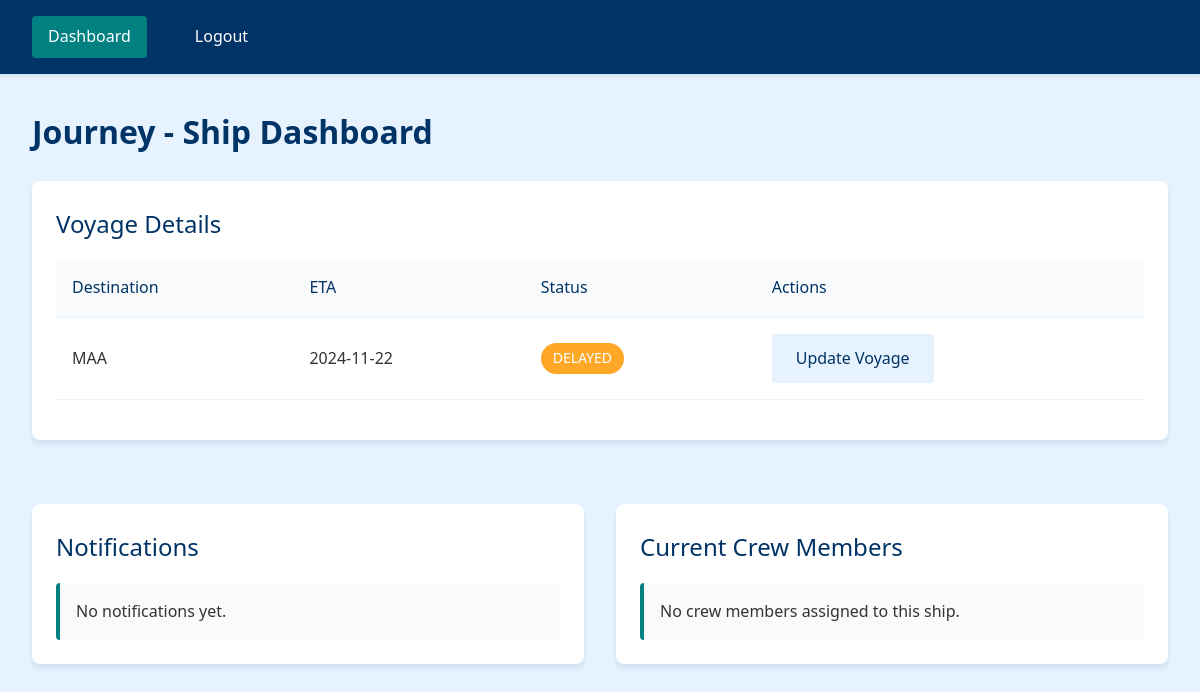
Screenshot of /ship_dashboard (signed in) with the database file from the repository.
### tables this page shows
CREATE TABLE ships (
            id INTEGER PRIMARY KEY AUTOINCREMENT,
            name TEXT NOT NULL,
            owner_id INTEGER,               -- Foreign key linking to owners table
            age INTEGER,
            tonnage REAL,
            type TEXT,
            length REAL,
            cabins REAL,
            password TEXT,
            FOREIGN KEY (owner_id) REFERENCES owners (id)
        );

CREATE TABLE voyages (
            id INTEGER PRIMARY KEY AUTOINCREMENT,
            ship_id INTEGER,
            destination TEXT NOT NULL,
            eta TEXT NOT NULL,
            status TEXT NOT NULL,
            FOREIGN KEY (ship_id) REFERENCES ships (id)
        );

### app.py (the view)
@app.route('/ship_dashboard')
def ship_dashboard():
    username = session.get('username')
    if not username:
        return redirect('/login')
    conn = get_db_connection()
    cursor = conn.cursor()
    cursor.execute('''
        SELECT ships.id, ships.name FROM ships
        JOIN users ON ships.name = users.username
        WHERE users.username = ?
    ''', (username,))
    ship = cursor.fetchone()
    if not ship:
        flash('Ship not found.')
        conn.close()
        return redirect('/login')
    ship_id = ship['id']
    cursor.execute('''
        SELECT destination, eta, status FROM voyages
        WHERE ship_id = ?
        ORDER BY eta DESC
        LIMIT 1
    ''', (ship_id,))
    voyage = cursor.fetchone()
    cursor.execute('''
        SELECT crew_members.name, crew_members.rank, crew_members.status
        FROM crew_members
        WHERE crew_members.ship_id = ?
    ''', (ship_id,))
    crew_members = cursor.fetchall()
    cursor.execute('''
        SELECT message, timestamp FROM notifications
        WHERE ship_id = ?
        ORDER BY timestamp DESC
    ''', (ship_id,))
    notifications = cursor.fetchall()
    ship_details = {
        'name': ship['name'],
        'voyage_destination': voyage['destination'] if voyage else 'No Voyage',
        'voyage_eta': voyage['eta'] if voyage else 'N/A',
        'voyage_status': voyage['status'] if voyage else 'N/A',
        'crew_members': crew_members,  # Add crew members to ship details
        'notifications': notifications  # Add notifications to ship details
    }
    conn.close()
    return render_template('ship_dashboard.html', ship=ship_details)

### app.py (called while the page is built)
def get_db_connection():
    conn = sqlite3.connect('database.db')
    conn.row_factory = sqlite3.Row  # To access columns by name
    return conn

### templates/ship_dashboard.html (shortened to what this page needs)
<!DOCTYPE html>
<html lang="en">
<head>
    <link rel="stylesheet" href="../static/css/styles.css">
</head>
<body>
    <nav class="main-nav">
        <div class="nav-container">
            <div class="nav-links">
                <a href="/ship_dashboard" class="nav-link active">Dashboard</a>
                <a href="/login" class="nav-link">Logout</a>
            </div>
        </div>
    </nav>
    <div class="dashboard-container">
        <header class="dashboard-header">
            <h1 class="page-title">{{ ship.name }} - Ship Dashboard</h1>
        </header>
        <div class="dashboard-content">
            <section class="voyage-section card">
                <h2 class="section-title">Voyage Details</h2>
                <div class="table-responsive">
                    <table class="data-table">
                        <thead>
                            <tr>
                                <th>Destination</th>
                                <th>ETA</th>
                                <th>Status</th>
                                <th>Actions</th>
                            </tr>
                        </thead>
                        <tbody>
                            <tr>
                                <td>{{ ship.voyage_destination }}</td>
                                <td>{{ ship.voyage_eta }}</td>
                                <td><span class="status-badge status-{{ ship.voyage_status.lower() }}">{{ ship.voyage_status }}</span></td>
                                <td><a href="/update_voyage" class="btn btn-secondary">Update Voyage</a></td>
                            </tr>
                        </tbody>
                    </table>
                </div>
            </section>
            <div class="dashboard-grid">
                <section class="notifications-section card">
                    <h3 class="section-title">Notifications</h3>
                    <div class="notification-list">
                        {% if notifications %}
                            {% for notification in notifications %}
                                <div class="notification-item">
                                    <div class="notification-content">{{ notification.message }}</div>
                                    <div class="notification-time">{{ notification.timestamp }}</div>
                                </div>
                            {% else %}
                                <div class="notification-item empty">No new notifications.</div>
                            {% endfor %}
                        {% else %}
                            <div class="notification-item empty">No notifications yet.</div>
                        {% endif %}
                    </div>
                </section>
                <section class="crew-section card">
                    <h3 class="section-title">Current Crew Members</h3>
                    <div class="crew-list">
                        {% for crew in ship.crew_members %}
                            <div class="crew-card">
                                <div class="crew-info">
                                    <div class="crew-name">{{ crew.name }}</div>
                                    <div class="crew-rank">{{ crew.rank }}</div>
                                    <span class="status-badge status-{{ crew.status.lower() }}">{{ crew.status }}</span>
                                </div>
                            </div>
                        {% else %}
                            <div class="crew-card empty">
                                <p>No crew members assigned to this ship.</p>
                            </div>
                        {% endfor %}
                    </div>
                </section>
            </div>
        </div>
    </div>
</body>
</html>

### static/css/styles.css (style rules this page uses)
* { margin: 0; padding: 0; box-sizing: border-box; }
body { font-family: 'Segoe UI', system-ui, -apple-system, sans-serif; line-height: 1.6; background-color: #E6F3FF; color: #333; min-height: 100vh; }
.main-nav { background-color: #003366; padding: 1rem 0; box-shadow: 0 2px 4px rgba(0, 0, 0, 0.1); }
.nav-container { max-width: 1200px; margin: 0 auto; padding: 0 2rem; }
.nav-links { display: flex; gap: 2rem; }
.nav-link { color: #FFFFFF; text-decoration: none; padding: 0.5rem 1rem; border-radius: 4px; transition: background-color 0.3s ease; }
.nav-link.active { background-color: #008080; }
.container, .dashboard-container { max-width: 1200px; margin: 0 auto; padding: 2rem; min-height: calc(100vh - 64px); }
.dashboard-content { display: flex; flex-direction: column; gap: 2rem; }
.dashboard-grid, .message-grid, .ships-grid { display: grid; grid-template-columns: repeat(auto-fit, minmax(300px, 1fr)); gap: 2rem; margin-top: 2rem; }
.card { background: #FFFFFF; border-radius: 8px; box-shadow: 0 4px 6px rgba(0, 51, 102, 0.1); padding: 1.5rem; transition: transform 0.3s ease; }
.page-title { color: #003366; font-size: 2rem; margin-bottom: 1.5rem; font-weight: 600; }
.section-title { color: #003366; font-size: 1.5rem; margin-bottom: 1rem; font-weight: 500; }
.btn { padding: 0.75rem 1.5rem; border: none; border-radius: 4px; font-size: 1rem; font-weight: 500; cursor: pointer; transition: all 0.3s ease; text-decoration: none; display: inline-block; text-align: center; }
.btn-secondary { background-color: #E6F3FF; color: #003366; }
.table-responsive { overflow-x: auto; margin: 1rem 0; }
.data-table { width: 100%; border-collapse: collapse; }
.data-table th, .data-table td { padding: 1rem; text-align: left; border-bottom: 1px solid #E6F3FF; }
.data-table th { background-color: #f8fafc; color: #003366; font-weight: 500; }
.status-badge { display: inline-block; padding: 0.25rem 0.75rem; border-radius: 999px; font-size: 0.875rem; font-weight: 500; }
.status-delayed { background-color: #FFA726; color: #FFFFFF; }
.notification-list { display: flex; flex-direction: column; gap: 1rem; }
.notification-item { padding: 1rem; background-color: #f8fafc; border-radius: 4px; border-left: 4px solid #008080; }
.crew-list { display: grid; grid-template-columns: repeat(auto-fit, minmax(200px, 1fr)); gap: 1rem; }
.crew-card { padding: 1rem; background-color: #f8fafc; border-radius: 4px; border-left: 4px solid #008080; }

### rows the page displays
ships: name "Journey"
voyages: voyage_destination "MAA", voyage_eta "2024-11-22", voyage_status "DELAYED"
